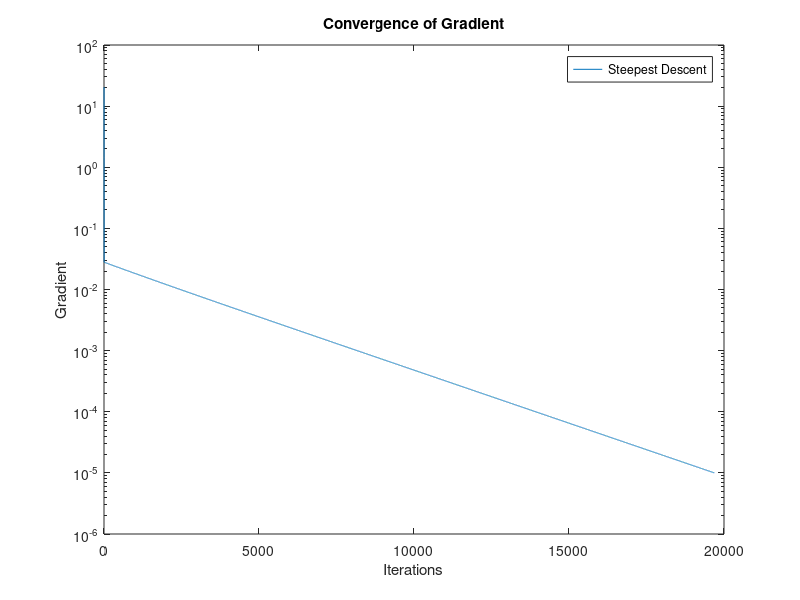

Recreate this plot in MATLAB.
clear all

alpha = 0.001;
x0 = [0.95;0.95];

gradf(1,1) = -2*(1-x0(1,1)) - 400*x0(1,1)*(x0(2,1)-x0(1,1)^2);
gradf(2,1) = 200*(x0(2,1)-x0(1,1)^2);

x1 = x0 - alpha*gradf;

iterations = 1;
err = norm(gradf);
error_plot(iterations) = err;

while err > 10^-5
	iterations = iterations + 1;
	x0 = x1;
	gradf(1,1) = -2*(1-x0(1,1)) - 400*x0(1,1)*(x0(2,1)-x0(1,1)^2);
    gradf(2,1) = 200*(x0(2,1)-x0(1,1)^2);
    x1 = x0 - alpha*gradf;
    err = norm(gradf);
    error_plot(iterations)=err;
end

figure(1) 
semilogy(error_plot);
xlabel('Iterations');
ylabel('Gradient');
title('Convergence of Gradient');
legend('Steepest Descent');